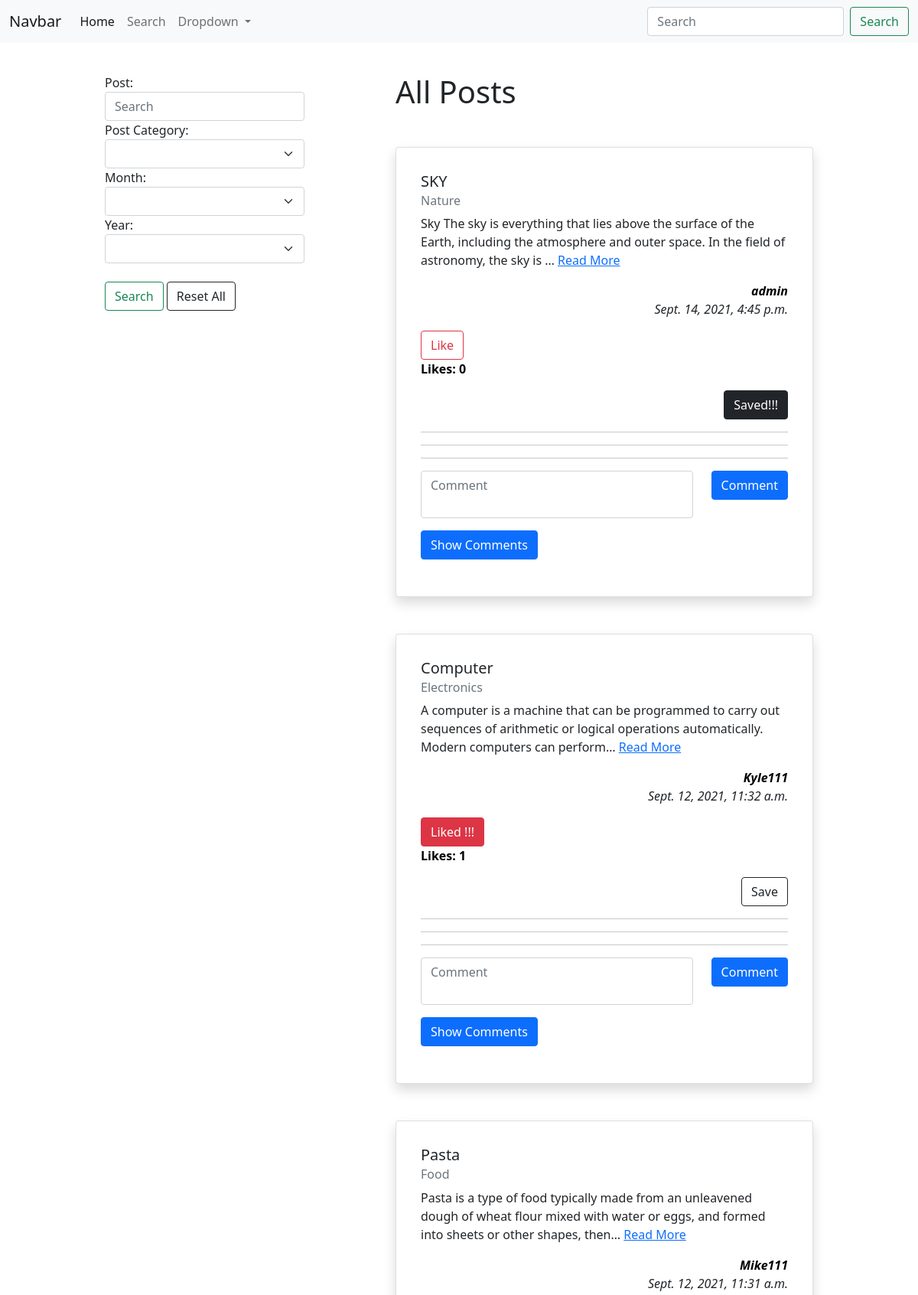
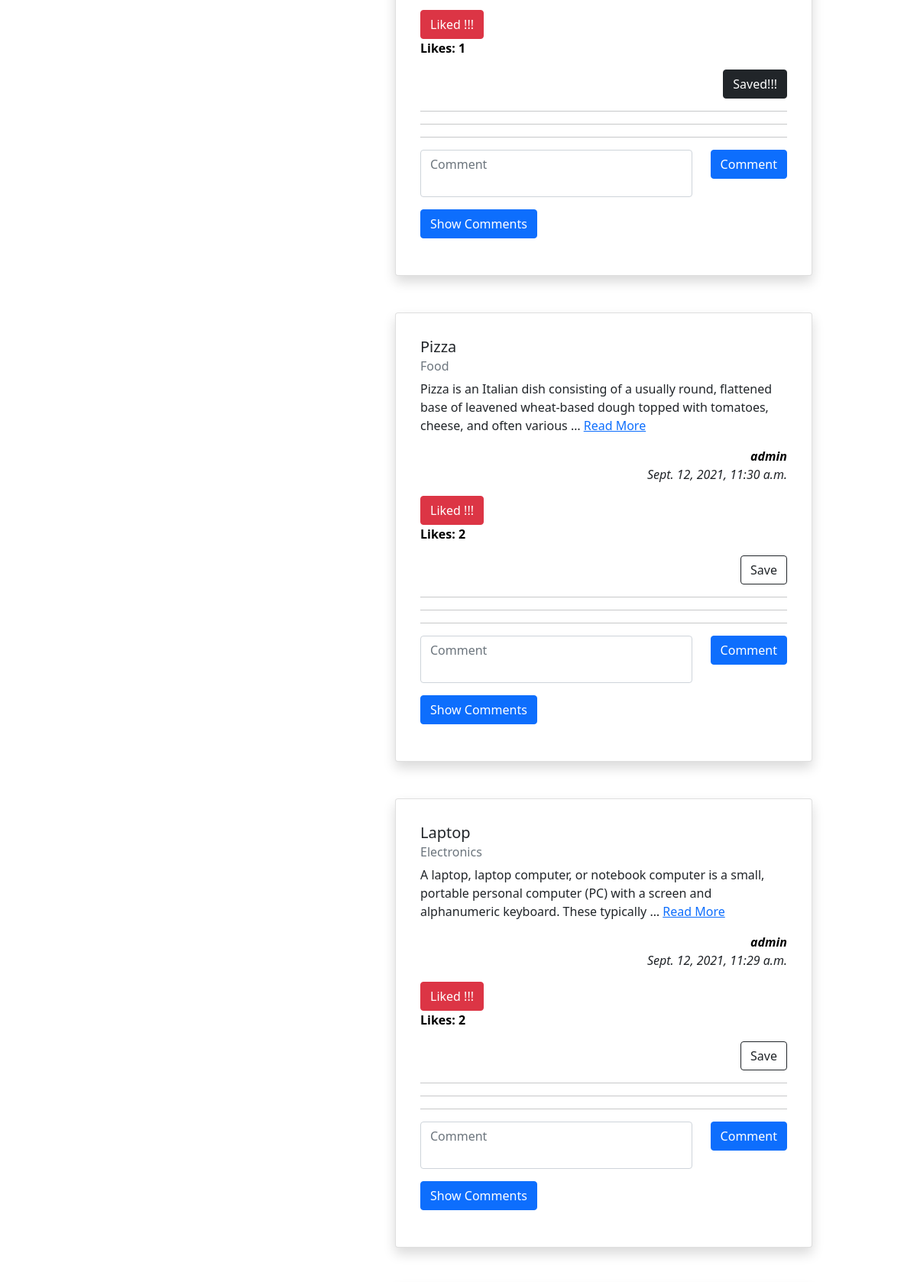
The app's page / (signed in, upper part) with its own data (2 pictures, top to bottom).
### mainapp/models.py (models this page shows, shortened)
class Post(models.Model):
    posted_by = models.ForeignKey(User, on_delete = models.CASCADE)
    post_title = models.CharField(max_length = 100)
    post_category = models.ForeignKey(PostCategory, on_delete=models.SET_NULL, null = True)
    post_content = models.TextField()
    post_created = models.DateTimeField(auto_now_add=True)
    class Meta:
        ordering = ['-post_created']

class PostCategory(models.Model):
    category_name = models.CharField(max_length = 150)
    created = models.DateTimeField(auto_now_add=True)
    def __str__(self):
        return self.category_name
    class Meta:
        ordering = ['-created']

### mainapp/views.py (the view, shortened to what this page needs)
# urls.py: path('', views.HomeView.as_view(), name='home'),
class HomeView(LoginRequiredMixin, ListView):
    template_name = 'mainapp/home.html'
    model = Post
    context_object_name = 'posts'
    def get_context_data(self, *args, **kwargs):
        context = super().get_context_data(*args, **kwargs)
        post_categories = []
        for cat in PostCategory.objects.all():
            post_categories.append(cat.category_name)
        context['post_categories'] = post_categories
        current_year = datetime.now().year
        context['years'] = [str(x) for x in range(current_year, current_year - 5, -1)]
        data = self.request.GET
        post_name_input = data.get('post-name') or ''
        post_category_input = data.get('post-category') or ''
        if (data.get('post-month') == '') | (data.get('post-month') is None):
            post_month_input = 13
        else:
            post_month_input = int(data.get('post-month'))
        post_year_input = data.get('post-year') or ''
        context['post_name_input'] = post_name_input
        context['post_category_input'] = post_category_input
        context['post_month_input'] = post_month_input
        context['post_year_input'] = post_year_input
        if (data.get('post-month') == '') & (data.get('post-year') == ''):
            context['posts'] = context['posts'].filter(
                post_title__istartswith = post_name_input,
                post_category__category_name__istartswith = post_category_input,
            )
        elif (data.get('post-month') == '') & (data.get('post-year') != ''):
            context['posts'] = context['posts'].filter(
                post_title__istartswith = post_name_input,
                post_category__category_name__istartswith = post_category_input,
                post_created__year = post_year_input
            )
        elif (data.get('post-month') != '') & (data.get('post-year') == ''):
            context['posts'] = context['posts'].filter(
                post_title__istartswith = post_name_input,
                post_category__category_name__istartswith = post_category_input,
                post_created__month = post_month_input
            )
        follower = User.objects.get(id = self.request.user.id)
        posts = context['posts'].filter(posted_by__id = self.request.user.id)
        for usr in Follow.objects.filter(follower = follower):
            following_usr = User.objects.get(id = usr.following.id)
            q = context['posts'].filter(posted_by__id = following_usr.id)
            posts = posts | q
        all_posts = {}
        for post in posts:
            all_posts[post] = {}
            num_like = Like.objects.filter(liked_by = User.objects.get(id = self.request.user.id), post = post).count()
            tot_like = Like.objects.filter(post = post).count()
            num_save = Save.objects.filter(saved_by = User.objects.get(id = self.request.user.id), post = post).count()
            all_posts[post]['comments'] = {}
            for cmt in Comment.objects.filter(post = post):
                usr_cmt_like = CommentLike.objects.filter(
                    liked_by = User.objects.get(id = self.request.user.id),
                    comment = cmt).count()
                tot_cmt_like_num = CommentLike.objects.filter(comment = cmt).count()
                all_posts[post]['comments'][cmt] = {}
                all_posts[post]['comments'][cmt]['comment_like'] = tot_cmt_like_num
                if usr_cmt_like == 1:
                    all_posts[post]['comments'][cmt]['comment_status'] =  False
                elif usr_cmt_like == 0:
                    all_posts[post]['comments'][cmt]['comment_status'] =  True
            all_posts[post]['total_likes'] = tot_like
            if num_like == 1:
                all_posts[post]['like_status'] = False
            elif num_like == 0:
                all_posts[post]['like_status'] = True
            if num_save == 1:
                all_posts[post]['save_status'] = False
            elif num_save == 0:
                all_posts[post]['save_status'] = True
        context['all_posts'] = all_posts
        return context

### mainapp/templates/mainapp/home.html (shortened to what this page needs)
{% extends 'mainapp/main.html' %}
{% block content %}
    <div class="row justify-content-center">
        <div class="col-sm-3 my-5">
            <form action="" method="GET" novalidate>
                <label for="">Post:</label>
                <input type="search" name="post-name" id="" value="{{post_name_input}}" placeholder="Search" class="form-control">
                <label for="">Post Category:</label>
                <select class="form-select" aria-label="Default select example" name="post-category">
                    <option selected>{{post_category_input}}</option>
                    {% for cat in post_categories %}
                        {% if post_category_input != cat %}
                            <option value="{{cat}}">{{cat}}</option>
                        {% endif %}
                    {% endfor %}
                </select>
                <label for="">Month:</label>
                <select class="form-select" aria-label="Default select example" name="post-month">
                    {% if post_month_input == 13 %}
                        <option value="" selected></option>
                    {% else %}
                        <option value="">All</option>
                    {% endif %}
                    {% if post_month_input == 1 %}
                        <option value="1" selected>January</option>
                    {% else %}
                        <option value="1">January</option>
                    {% endif %}
                </select>
                <label for="">Year:</label>
                <select class="form-select" aria-label="Default select example" name="post-year">
                    <option value="{{post_year_input}}" selected>{{post_year_input}}</option>
                    {% for year in years %}
                        {% if post_year_input != year %}
                            <option value="{{year}}">{{year}}</option>
                        {% endif %}
                    {% endfor %}
                </select>
                <br>
                <input type="submit" value="Search" class="btn btn-outline-success">
                <a href="{% url 'home' %}" class="btn btn-outline-dark">Reset All</a>
            </form>
        </div>
        <div class="col-sm-6 offset-1 my-5">
            <h1>All Posts</h1>
            {% for post, post_info in all_posts.items %}
                <div class="card mt-5 shadow p-3 mb-5 bg-body rounded">
                    <div class="card-body">
                        <h5 class="card-title">{{post.post_title}}</h5>
                        <h6 class="card-subtitle mb-2 text-muted">{{post.post_category}}</h6>
                        <p class="card-text">
                            {{post.post_content|truncatechars:150}}
                            <a href="{% url 'post-detail' post.id %}" class="card-link">Read More</a>
                        </p>
                        <p class="card-text text-end">
                            <em>
                                <a href="{% url 'user-profile' post.posted_by.id %}" style="text-decoration: none; color: black;">
                                    <strong>{{post.posted_by.username}}</strong>
                                </a> <br>
                                {{post.post_created}}
                            </em>
                        </p>
                        <form action="" method="POST" novalidate>
                            {% if post_info.like_status %}
                                <input type="submit" value="Like" class="btn btn-outline-danger">
                            {% else %}
                                <input type="submit" value="Liked !!!" class="btn btn-danger">
                            {% endif %}
                        </form>
                        <p>
                            <a href="{% url 'post-likers' post.id %}" style="text-decoration: none; color: black;">
                                <strong>Likes: {{post_info.total_likes}}</strong>
                            </a>
                        </p>
                        <form action="" method="POST" class="text-end">
                            {% if post_info.save_status %}
                                <input type="submit" value="Save" class="btn btn-outline-dark">
                            {% else %}
                                <input type="submit" value="Saved!!!" class="btn btn-dark">
                            {% endif %}
                        </form>
                        <hr><hr><hr>
                        <form class="row" method="POST">
                            <div class="col">
                                <textarea name="post-comment" id="" cols="" rows="2" class="form-control" placeholder="Comment"></textarea>
                            </div>
                            <div class="col-auto">
                                <button type="submit" class="btn btn-primary">Comment</button>
                            </div>
                        </form>
                        <p class="mt-3">
                            <button class="btn btn-primary" type="button" data-bs-toggle="collapse" data-bs-target="#collapseExample" aria-expanded="false" aria-controls="collapseExample">
                              Show Comments
                            </button>
                        </p>
                    </div>
                </div>
            {% empty %}
                <h3 class="alert alert-warning">Follow more to see more posts.</h3>
            {% endfor %}
        </div>
    </div>
{% endblock content %}

### mainapp/templates/mainapp/home.html (style rules this page uses)
textarea { resize: none; }

### records on screen
Post: post_title "SKY", post_category "Nature", post_content "Sky The sky is everything that lies above the surface of the Earth, including the atmosphere and outer space. In the field of astronomy, the sky is …", posted_by.username "admin", post_created "Sept. 14, 2021, 4:45 p.m.", total_likes "0"
Post: post_title "Computer", post_category "Electronics", post_content "A computer is a machine that can be programmed to carry out sequences of arithmetic or logical operations automatically. Modern computers can perform…", posted_by.username "Kyle111", post_created "Sept. 12, 2021, 11:32 a.m.", total_likes "1"
Post: post_title "Pasta", post_category "Food", post_content "Pasta is a type of food typically made from an unleavened dough of wheat flour mixed with water or eggs, and formed into sheets or other shapes, then…", posted_by.username "Mike111", post_created "Sept. 12, 2021, 11:31 a.m.", total_likes "1"
Post: post_title "Pizza", post_category "Food", post_content "Pizza is an Italian dish consisting of a usually round, flattened base of leavened wheat-based dough topped with tomatoes, cheese, and often various …", posted_by.username "admin", post_created "Sept. 12, 2021, 11:30 a.m.", total_likes "2"
Post: post_title "Laptop", post_category "Electronics", post_content "A laptop, laptop computer, or notebook computer is a small, portable personal computer (PC) with a screen and alphanumeric keyboard. These typically …", posted_by.username "admin", post_created "Sept. 12, 2021, 11:29 a.m.", total_likes "2"
